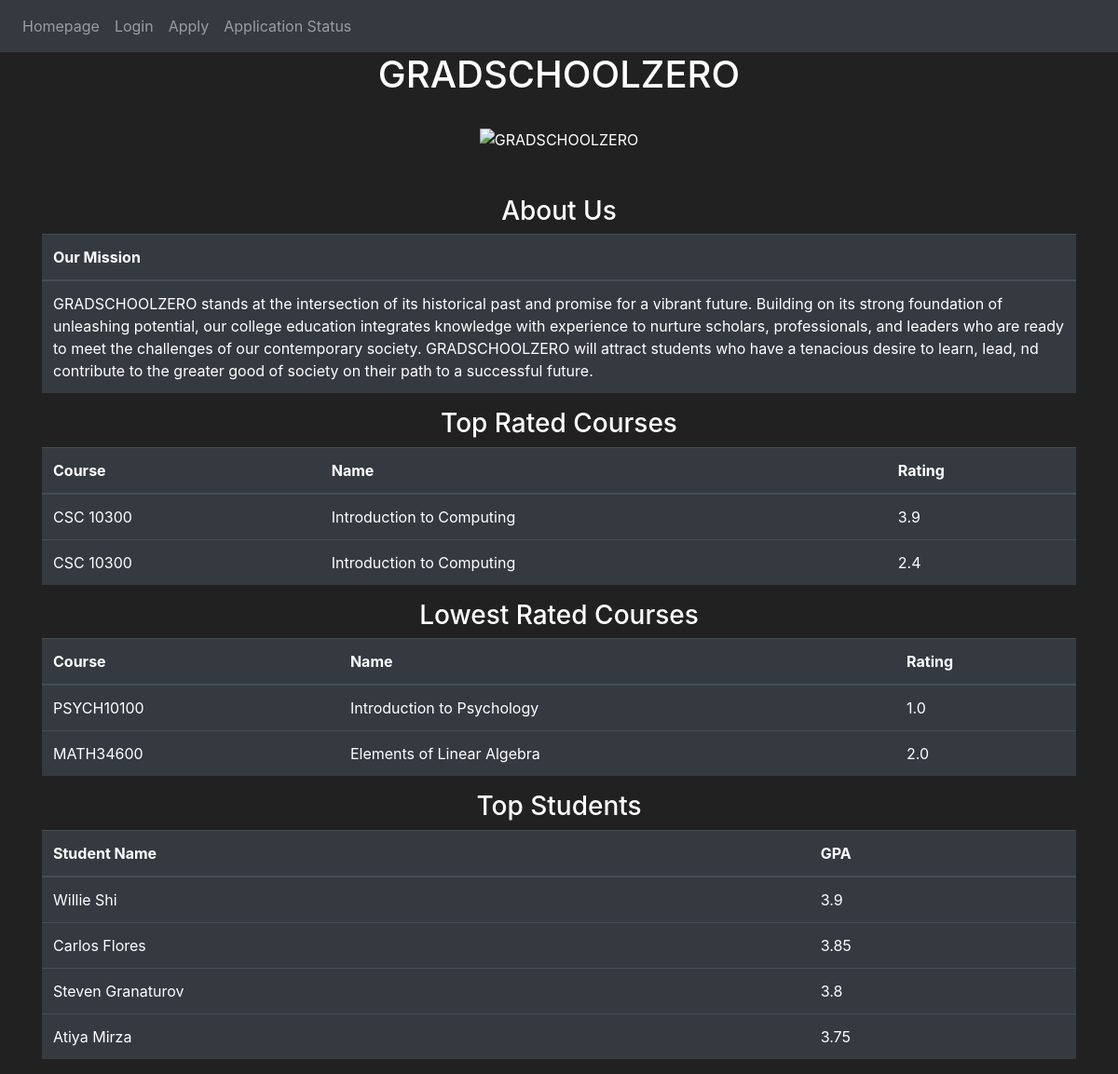
The page / on the database its author committed.
### website/models.py (models this page shows, shortened)
class User(db.Model, UserMixin):
    id = db.Column(db.Integer, primary_key=True)
    email = db.Column(db.String(400), unique=True)
    password = db.Column(db.String(400))
    first_name = db.Column(db.String(400))
    usertype = db.Column(db.String(400))
    gpa = db.Column(db.Integer)
    department = db.Column(db.String(400))
    courses = db.relationship('Courses')

### website/views.py (the view)
@views.route('/')
def homepage():
    make_student()
    make_instructor()
    make_registrar()
    data = (
        ("CSC 10300", "Introduction to Computing", "3.9"),
        ("CSC 10300", "Introduction to Computing", "2.4"),
    )
    user = User.query.order_by(desc(User.gpa)).first()
    max_gpa = user.gpa
    student = User.query.filter(User.gpa <= max_gpa).order_by( desc(User.gpa)).limit(5).all()
    return render_template("homepage.html", user=current_user,  table_data=data, data=student)

### website/auth.py (called while the page is built, shortened)
@auth.route('/registrar-make', methods=['GET', 'POST'])
def make_registrar():
    user = User.query.filter_by(email="r@gmail.com").first()
    if user:
        pass
    else:
        new_user = User(email = "r@gmail.com", first_name = "RegistrarT", password = generate_password_hash("1", method='sha256'), usertype = "Registrar")
        db.session.add(new_user)
        db.session.commit()
    return render_template("make-user.html", user = current_user)

@auth.route('/student-make', methods=['GET', 'POST'])
def make_student():
    user = User.query.filter_by(email="s@gmail.com").first()
    if user:
        pass
    return render_template("make-user.html", user=current_user)

@auth.route('/instructor-make', methods=['GET', 'POST'])
def make_instructor():
    user = User.query.filter_by(email="i@gmail.com").first()
    if user:
        pass
    else:
        new_user = User(email = "i@gmail.com", first_name = "Instructor", password = generate_password_hash("1", method='sha256'), usertype = "Instructor")
        db.session.add(new_user)
        db.session.commit()
    return render_template("make-user.html", user = current_user)

### website/templates/make-user.html (shortened to what this page needs)
{% extends "base.html" %} {% block title %}Applications{% endblock %}

### website/templates/homepage.html (shortened to what this page needs)
{% extends "base.html" %} {% block title %}GRADSCHOOLZERO{% endblock %} {% block content
%}
<h1 align="center">GRADSCHOOLZERO</h1>
    <br>
  </head>
  <body>
    <span class="img-container">
      <img src="https://i.ibb.co/C21Q2bJ/GRADSCHOOLZERO.png" alt="GRADSCHOOLZERO">
    </span>
<br>
<br>
    <h3 align="center">About Us</h3>
      <table class="table table-hover table-dark">
        <thead>
            <tr>
                <th scope="col">Our Mission</th>
            </tr>
        </thead>
            <tbody>
                    <tr>
                        <td>GRADSCHOOLZERO stands at the intersection of its historical past and promise for a vibrant future.
                            Building on its strong foundation of unleashing potential, our college education integrates
                            knowledge with experience to nurture scholars, professionals, and leaders who are ready to meet the challenges
                            of our contemporary society. GRADSCHOOLZERO will attract students who have a tenacious desire to learn, lead,
                            nd contribute to the greater good of society on their path to a successful future.
                        </td>
                    </tr>
            </tbody>
        </table>
    <h3 align="center">Top Rated Courses</h3>
      <table class="table table-hover table-dark">
        <thead>
            <tr>
                <th scope="col">Course</th>
                <th scope="col">Name</th>
                <th scope="col">Rating</th>
            </tr>
        </thead>
            <tbody>
                   {% for row in table_data %}
            <tr>
                {% for cell in row %}
                <td>{{ cell }}</td>
                {% endfor %}
            </tr>
            {% endfor %}
            </tbody>
        </table>
    <h3 align="center">Lowest Rated Courses</h3>
      <table class="table table-hover table-dark">
        <thead>
            <tr>
                <th scope="col">Course</th>
                <th scope="col">Name</th>
                <th scope="col">Rating</th>
            </tr>
        </thead>
            <tbody>
                    <tr>
                        <td>PSYCH10100</td>
                        <td>Introduction to Psychology</td>
                        <td>1.0</td>
                    </tr>
                    <tr>
                        <td>MATH34600</td>
                        <td>Elements of Linear Algebra</td>
                        <td>2.0</td>
                    </tr>
            </tbody>
        </table>
    <h3 align="center">Top Students</h3>
    <table class="table table-hover table-dark">
        <thead>
            <tr>
                <th scope="col">Student Name</th>
                <th scope="col">GPA</th>
            </tr>
        </thead>
            <tbody>
            <tr>
                   {% for students in data %}
            <td> {{students.first_name}}</td>
             <td> {{students.gpa}}</td>
            </tr>
            {% endfor %}
            </tbody>
        </table>
{% endblock %}

### website/templates/homepage.html (style rules this page uses)
.img-container { text-align: center; display: block; }

### website/templates/base.html (style rules this page uses)
body { background-color: #212121; color: white }

### rows shown on the page
User: first_name "Willie Shi", gpa "3.9"
User: first_name "Carlos Flores", gpa "3.85"
User: first_name "Steven Granaturov", gpa "3.8"
User: first_name "Atiya Mirza", gpa "3.75"

### other values the page prints
{{ cell }} "CSC 10300" "Introduction to Computing" "3.9" "CSC 10300" "Introduction to Computing" "2.4"
